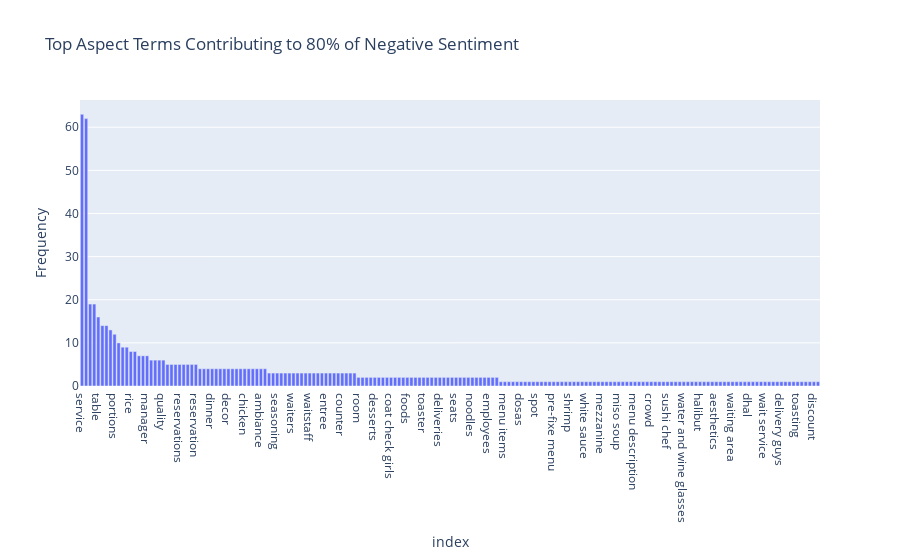

The notebook cell saved with this chart:
### Code cell
# Extract negative aspect terms and their counts
negative_terms = []
for sample in data:
    for aspect in sample['aspects']:
        if aspect['polarity'] == 'negative':
            negative_terms.append(aspect['term'].lower())

# Count frequency of negative aspect terms
negative_term_counts = pd.Series(negative_terms).value_counts()

# Calculate cumulative percentage
cumulative_percentage = negative_term_counts.cumsum() / negative_term_counts.sum()

# Apply the 80/20 rule
top_80_percent_terms = negative_term_counts[cumulative_percentage <= 0.8]

# Plot the chart
fig = px.bar(top_80_percent_terms, x=top_80_percent_terms.index, y=top_80_percent_terms.values,
             title='Top Aspect Terms Contributing to 80% of Negative Sentiment',
             labels={'x': 'Aspect Terms', 'y': 'Frequency'})

# Customize hover template to show count and cumulative percentage
hover_template = 'Term: %{x}<br>Count: %{y}<br>Cumulative %: %{customdata:.2f}%<extra></extra>'
fig.update_traces(customdata=cumulative_percentage[cumulative_percentage <= 0.8], hovertemplate=hover_template)

# Show the plot
fig.show()

### Figure 1 — Plotly figure (JSON) as saved in the notebook; plotly's stock layout.template omitted (floating-point values rounded to 4 significant figures; data arrays with more than 128 entries replaced by an {"elided": "..."} marker saying what was removed)
{"data": [{"alignmentgroup": "True", "customdata": {"elided": "182 float values"}, "hovertemplate": "Term: %{x}<br>Count: %{y}<br>Cumulative %: %{customdata:.2f}%<extra></extra>", "legendgroup": "", "marker": {"color": "#636efa", "pattern": {"shape": ""}}, "name": "", "offsetgroup": "", "orientation": "v", "showlegend": false, "textposition": "auto", "type": "bar", "x": {"elided": "182 str values"}, "xaxis": "x", "y": {"elided": "182 int values"}, "yaxis": "y"}], "layout": {"autosize": true, "barmode": "relative", "dragmode": "pan", "legend": {"tracegroupgap": 0}, "title": {"text": "Top Aspect Terms Contributing to 80% of Negative Sentiment"}, "xaxis": {"anchor": "y", "autorange": true, "domain": [0, 1], "range": [-0.5, 181.5], "title": {"text": "index"}, "type": "category"}, "yaxis": {"anchor": "x", "autorange": true, "domain": [0, 1], "range": [0, 66.32], "title": {"text": "Frequency"}, "type": "linear"}}}
